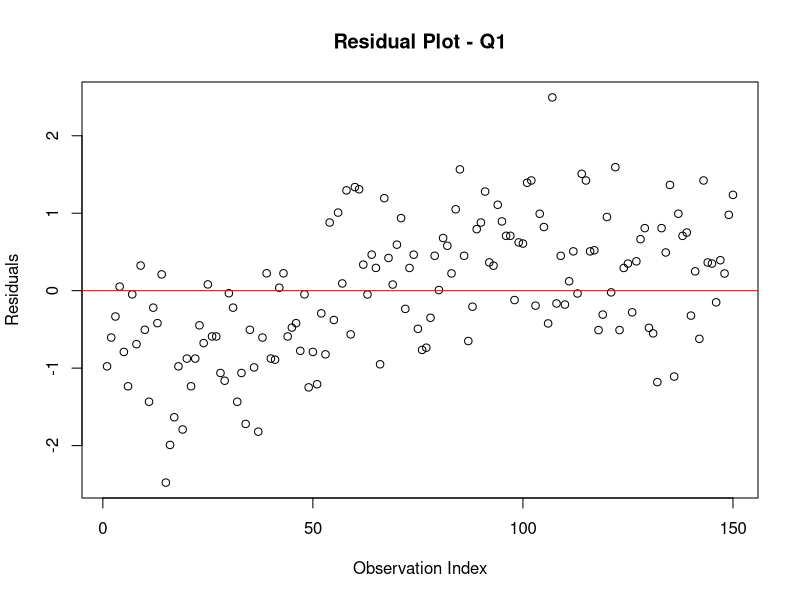

The R source for this figure:
##Practical 8 

#Build a regression model predicting Petal.Length from Sepal.Length in iris.
model1 <- lm(Petal.Length ~ Sepal.Length, data = iris)
summary(model1)

#Create a multiple regression model predicting mpg using wt, hp, and drat in mtcars.
model2 <- lm(mpg ~ wt + hp + drat, data = mtcars)
summary(model2)

#Check the R² and Adjusted R² of the model in Q2.
summary(model2)$r.squared        
summary(model2)$adj.r.squared   

#Plot residuals of your regression model in Q1 and interpret the result.
plot(model1$residuals, main = "Residual Plot - Q1",
     ylab = "Residuals", xlab = "Observation Index")
abline(h = 0, col = "red")

#Build a regression model predicting Ozone using Temp from the airquality dataset.
airquality <- na.omit(airquality)
model3 <- lm(Ozone ~ Temp, data = airquality)
summary(model3)


